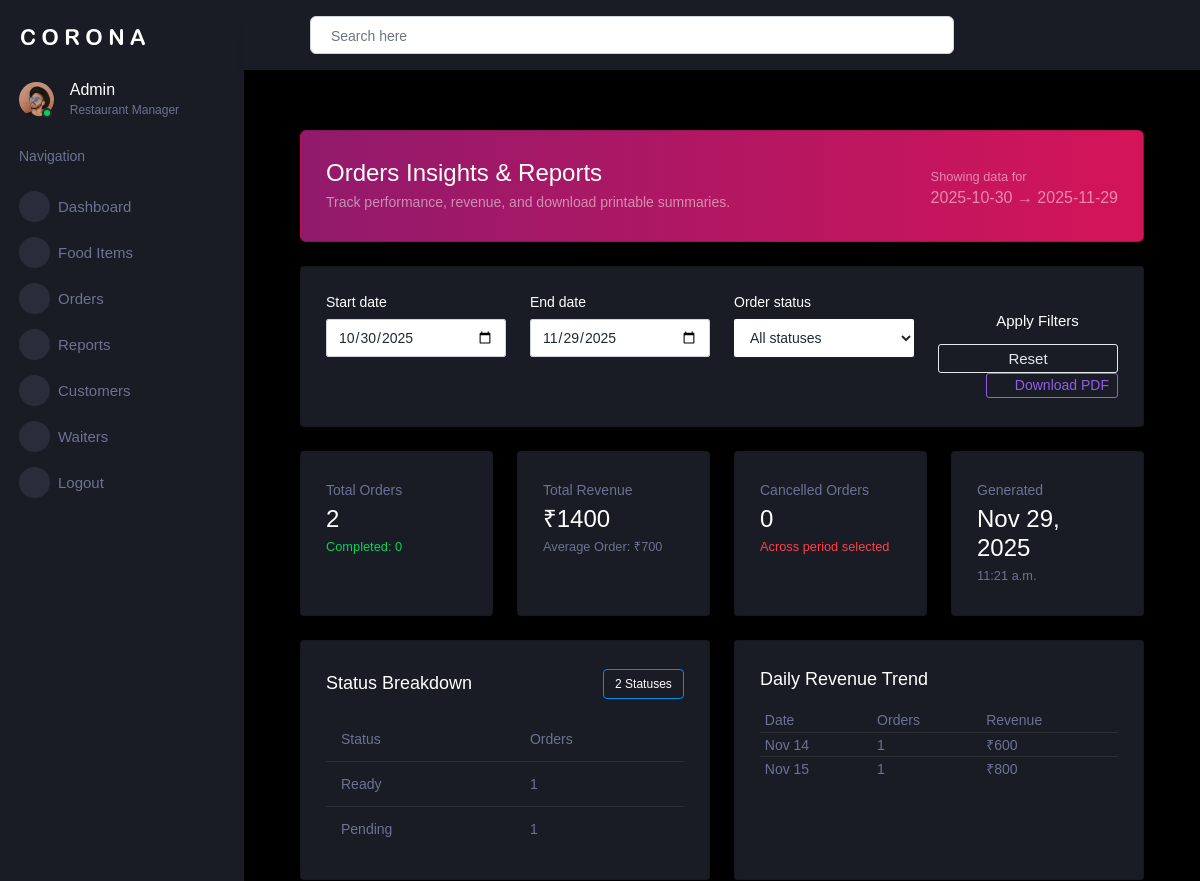
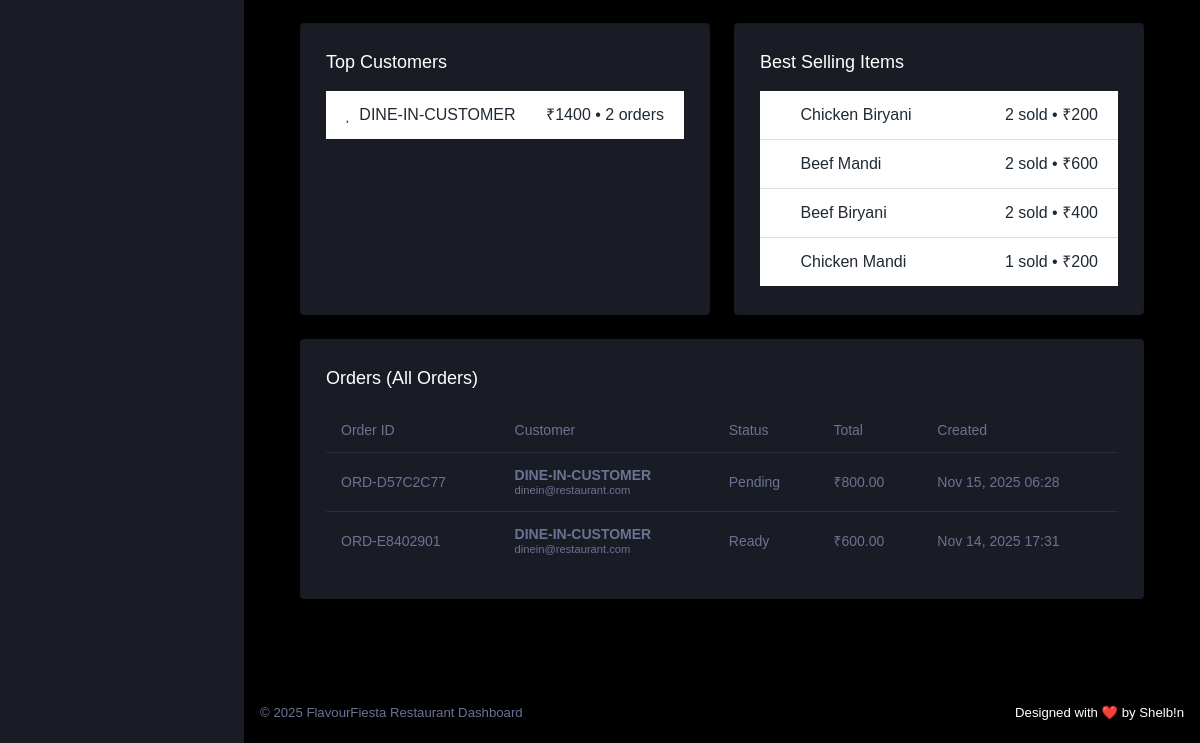
The page /admin_app/reports/orders/ (signed in) on the database as committed earlier (2 pictures, top to bottom).
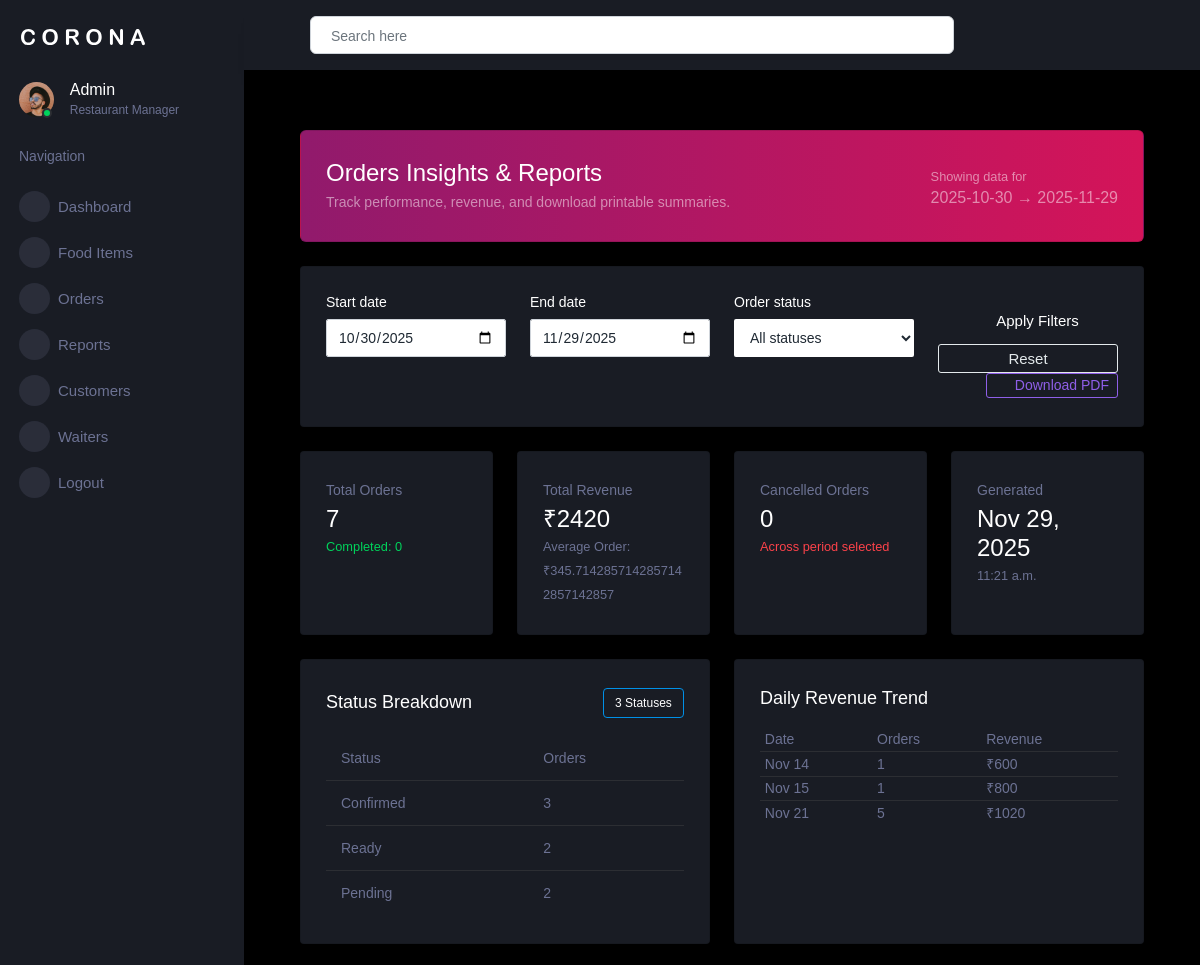
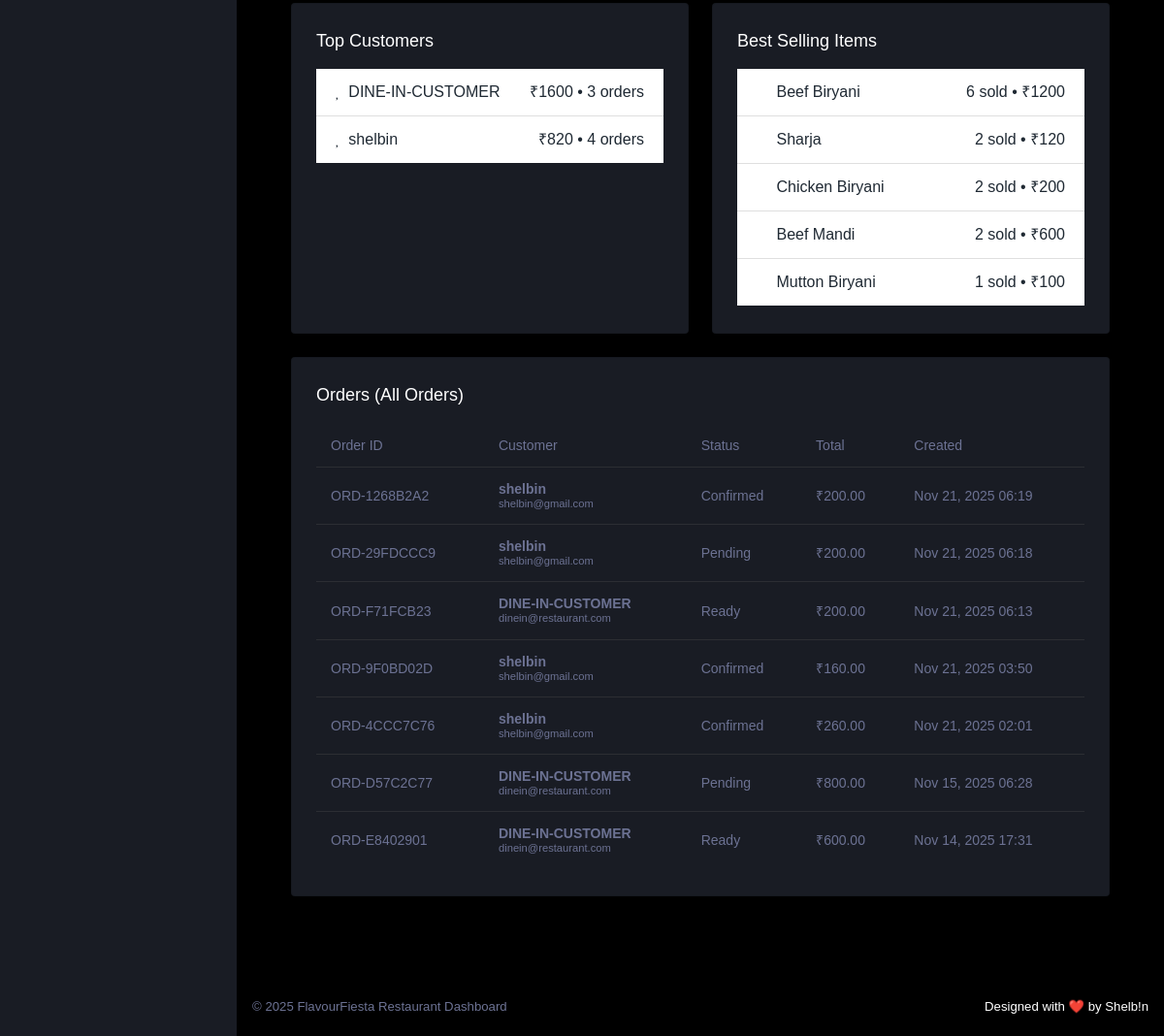
The same page on the database as committed later (2 pictures, top to bottom).
### customer_app/models.py (models this page shows, shortened)
class regdb(models.Model):
    Username = models.CharField(max_length=100, null=True, blank=True)
    Email = models.EmailField(max_length=100, null=True, blank=True)
    Mobile = models.IntegerField(null=True, blank=True)
    Password = models.CharField(max_length=100, null=True, blank=True)
    Confirm_password = models.CharField(max_length=100, null=True, blank=True)

class Order(models.Model):
    ORDER_STATUS_CHOICES = [
        ('pending', 'Pending'),
        ('confirmed', 'Confirmed'),
        ('preparing', 'Preparing'),
        ('ready', 'Ready'),
        ('completed', 'Completed'),
        ('cancelled', 'Cancelled'),
    ]
    customer = models.ForeignKey(regdb, on_delete=models.CASCADE, related_name='orders')
    order_id = models.CharField(max_length=50, unique=True)
    total_amount = models.DecimalField(max_digits=10, decimal_places=2)
    status = models.CharField(max_length=20, choices=ORDER_STATUS_CHOICES, default='pending')
    created_at = models.DateTimeField(default=timezone.now)
    delivery_address = models.TextField(blank=True, null=True)
    contact_number = models.CharField(max_length=20, blank=True, null=True)
    special_instructions = models.TextField(blank=True, null=True)
    class Meta:
        ordering = ['-created_at']

### admin_app/models.py (models this page shows)
class fooditems(models.Model):
    name = models.CharField(max_length=100)
    description = models.TextField()
    price = models.DecimalField(max_digits=10, decimal_places=2)
    category = models.ForeignKey(categorydb, on_delete=models.CASCADE)
    image = models.ImageField(upload_to='food_items/', blank=True, null=True)
    availability = models.BooleanField(default=True)

### admin_app/views.py (the view)
# urls.py: path('reports/orders/', views.order_reports, name='order_reports'),
def order_reports(request):
    if 'username' not in request.session:
        messages.warning(request, "Please log in to access the admin dashboard.")
        return redirect('admin_app:admin_login_page')
    start_param = request.GET.get('start_date')
    end_param = request.GET.get('end_date')
    status_param = request.GET.get('status', '')
    report_data = _build_order_report_data(start_param, end_param, status_param)
    context = {
        **report_data,
        'start_date_value': report_data['start_dt'].date().isoformat(),
        'end_date_value': report_data['end_dt'].date().isoformat(),
        'status_choices': Order.ORDER_STATUS_CHOICES,
        'active_page': 'reports',
        'status_filter_label': report_data['status_label_map'].get(status_param, 'All Orders') if status_param else 'All Orders',
    }
    return render(request, 'order_reports.html', context)

### admin_app/views.py (called while the page is built)
def _parse_date_param(date_str, fallback_dt, end_of_day=False):
    parsed_date = parse_date(date_str) if date_str else None
    if parsed_date:
        combined_time = time.max if end_of_day else time.min
        candidate = datetime.combine(parsed_date, combined_time)
        aware_candidate = timezone.make_aware(candidate)
        return aware_candidate
    return fallback_dt

### admin_app/templates/order_reports.html (shortened to what the changed rows need)
{% extends 'index.html' %}
{% load static %}
{% block content %}
<div class="content-wrapper">
  <div class="row">
    <div class="col-md-3 grid-margin stretch-card">
      <div class="card">
        <div class="card-body">
          <p class="text-muted mb-1">Total Orders</p>
          <h3 class="mb-0">{{ total_orders }}</h3>
          <small class="text-success">Completed: {{ completed_orders }}</small>
        </div>
      </div>
    </div>
    <div class="col-md-3 grid-margin stretch-card">
      <div class="card">
        <div class="card-body">
          <p class="text-muted mb-1">Total Revenue</p>
          <h3 class="mb-0">₹{{ total_revenue }}</h3>
          <small class="text-muted">Average Order: ₹{{ average_order_value }}</small>
        </div>
      </div>
    </div>
  </div>
  <div class="row">
    <div class="col-md-6 grid-margin stretch-card">
      <div class="card">
        <div class="card-body">
          <h4 class="card-title d-flex justify-content-between align-items-center">
            Status Breakdown
            <span class="badge badge-outline-primary">{{ status_breakdown|length }} statuses</span>
          </h4>
          <div class="table-responsive">
            <table class="table">
              <thead>
                <tr>
                  <th>Status</th>
                  <th>Orders</th>
                </tr>
              </thead>
              <tbody>
                {% for row in status_breakdown %}
                  <tr>
                    <td>{{ row.label }}</td>
                    <td>{{ row.count }}</td>
                  </tr>
                {% empty %}
                  <tr><td colspan="2" class="text-center text-muted">No orders in this period.</td></tr>
                {% endfor %}
              </tbody>
            </table>
          </div>
        </div>
      </div>
    </div>
    <div class="col-md-6 grid-margin stretch-card">
      <div class="card">
        <div class="card-body">
          <div class="table-responsive">
            <table class="table table-sm">
              <thead>
                <tr>
                  <th>Date</th>
                  <th>Orders</th>
                  <th>Revenue</th>
                </tr>
              </thead>
              <tbody>
                {% for day in daily_summary %}
                  <tr>
                    <td>{{ day.day|date:"M d" }}</td>
                    <td>{{ day.order_count }}</td>
                    <td>₹{{ day.revenue }}</td>
                  </tr>
                {% empty %}
                  <tr><td colspan="3" class="text-center text-muted">No activity recorded.</td></tr>
                {% endfor %}
              </tbody>
            </table>
          </div>
        </div>
      </div>
    </div>
  </div>
  <div class="row">
    <div class="col-md-6 grid-margin stretch-card">
      <div class="card">
        <div class="card-body">
          <ul class="list-group list-group-flush">
            {% for customer in top_customers %}
              <li class="list-group-item d-flex justify-content-between" style="color: #1f2933 !important;">
                <span style="color: #1f2933 !important;"><i class="mdi mdi-account text-info mr-2"></i>{{ customer.customer__Username|default:"Unknown" }}</span>
                <span style="color: #1f2933 !important;">₹{{ customer.total_spent }} • {{ customer.order_count }} orders</span>
              </li>
            {% empty %}
              <li class="list-group-item text-muted text-center">No customer data available.</li>
            {% endfor %}
          </ul>
        </div>
      </div>
    </div>
    <div class="col-md-6 grid-margin stretch-card">
      <div class="card">
        <div class="card-body">
          <ul class="list-group list-group-flush">
            {% for item in top_items %}
              <li class="list-group-item d-flex justify-content-between" style="color: #1f2933 !important;">
                <span style="color: #1f2933 !important;"><i class="mdi mdi-food text-warning mr-2"></i>{{ item.food_item__name }}</span>
                <span style="color: #1f2933 !important;">{{ item.quantity }} sold • ₹{{ item.revenue }}</span>
              </li>
            {% empty %}
              <li class="list-group-item text-muted text-center">No item data available.</li>
            {% endfor %}
          </ul>
        </div>
      </div>
    </div>
  </div>
  <div class="row">
    <div class="col-12 grid-margin stretch-card">
      <div class="card">
        <div class="card-body">
          <div class="table-responsive">
            <table class="table table-hover">
              <thead>
                <tr>
                  <th>Order ID</th>
                  <th>Customer</th>
                  <th>Status</th>
                  <th>Total</th>
                  <th>Created</th>
                </tr>
              </thead>
              <tbody>
                {% for order in orders %}
                  <tr>
                    <td>{{ order.order_id }}</td>
                    <td>
                      <strong>{{ order.customer.Username|default:"Unknown" }}</strong><br>
                      <small class="text-muted">{{ order.customer.Email }}</small>
                    </td>
                    <td>{{ order.get_status_display }}</td>
                    <td>₹{{ order.total_amount }}</td>
                    <td>{{ order.created_at|date:"M d, Y H:i" }}</td>
                  </tr>
                {% endfor %}
              </tbody>
            </table>
          </div>
        </div>
      </div>
    </div>
  </div>
</div>
{% endblock %}

Rows that differ between the two databases and show on the page:
no longer on this page (row unchanged): fooditems: food_item__name "Chicken Mandi", quantity "1", revenue "200"
computed for regdb "DINE-IN-CUSTOMER": total_spent "1400" → "1600"; order_count "2" → "3"
now on this page (row unchanged): regdb: customer__Username "shelbin", total_spent "820", order_count "4"
shown differently, row unchanged: fooditems "Beef Biryani": quantity "2" → "6"; revenue "400" → "1200"; moves up the list
now on this page (row unchanged): fooditems: food_item__name "Sharja", quantity "2", revenue "120"
now on this page (row unchanged): fooditems: food_item__name "Mutton Biryani", quantity "1", revenue "100"
added Order: order_id "ORD-1268B2A2", customer.Username "shelbin", customer.Email "shelbin@gmail.com", status "Confirmed", total_amount "200.00", created_at "Nov 21, 2025 06:19"
added Order: order_id "ORD-29FDCCC9", customer.Username "shelbin", customer.Email "shelbin@gmail.com", status "Pending", total_amount "200.00", created_at "Nov 21, 2025 06:18"
added Order: order_id "ORD-F71FCB23", customer.Username "DINE-IN-CUSTOMER", customer.Email "dinein@restaurant.com", status "Ready", total_amount "200.00", created_at "Nov 21, 2025 06:13"
added Order: order_id "ORD-9F0BD02D", customer.Username "shelbin", customer.Email "shelbin@gmail.com", status "Confirmed", total_amount "160.00", created_at "Nov 21, 2025 03:50"
added Order: order_id "ORD-4CCC7C76", customer.Username "shelbin", customer.Email "shelbin@gmail.com", status "Confirmed", total_amount "260.00", created_at "Nov 21, 2025 02:01"
Other text that changed with them:
{{ total_orders }}: "2" → "7"
{{ total_revenue }}: "1400" → "2420"
{{ average_order_value }}: "700" → "345.7142857142857142857142857"
{{ status_breakdown|length }}: "2" → "3"
new list line: "Confirmed 3"
new list line: "Ready 2"
new list line: "Pending 2"
new list line: "Nov 21 5 ₹ 1020"
list line gone: "Ready 1"
list line gone: "Pending 1"
